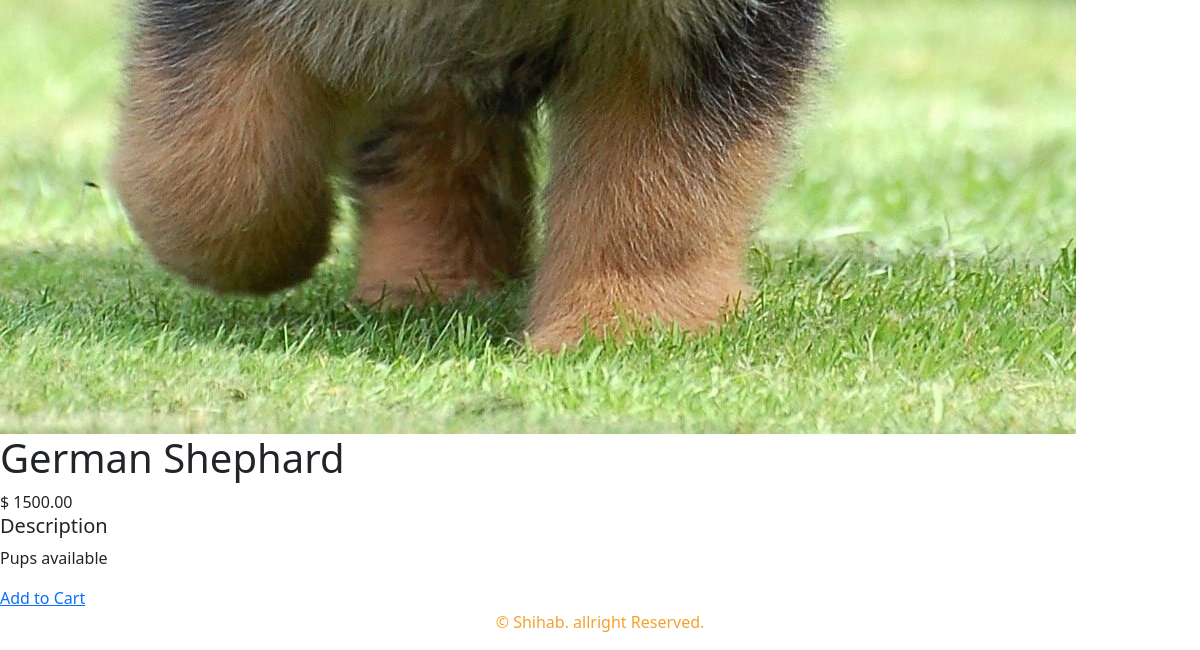
Before: /dogs/german-shephard/ (lower part) with the older database file.
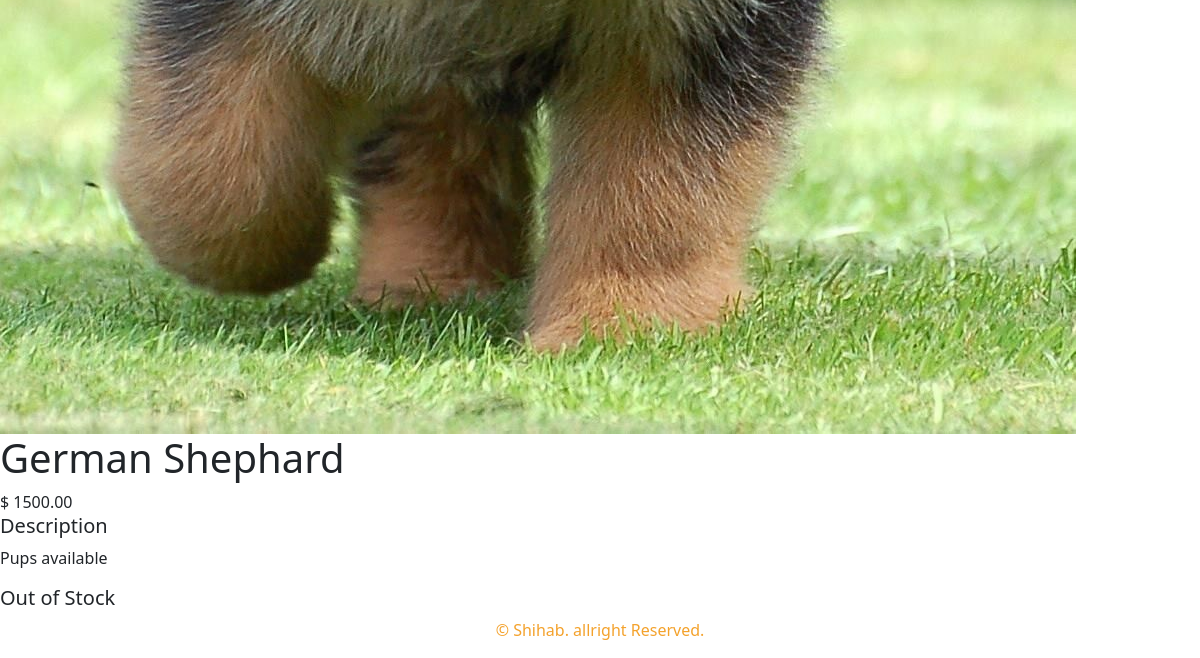
After: the same page with the newer database file.
### ecom/views.py (the view)
# urls.py: path('<slug:c_slug>/<slug:product_slug>/', views.proDetail, name='ProCatDetail'),
def proDetail(request, c_slug, product_slug):
    try:
        product = Product.objects.get(category__slug=c_slug, slug=product_slug)
    except Exception as e:
        raise e
    return render(request, 'product.html',{'product':product})

### ecom/context_processors.py (called while the page is built)
def menu_links(request):
    links = Category.objects.all()
    return dict(links=links)

### ecom/models.py (called while the page is built)
    def get_url(self):
        return reverse('ecom:ProByCat', args=[self.slug])

### Templates/product.html (shortened to what this page needs)
{% extends 'base.html' %}
{% load static %}
{% block content %}
<div>
    <div>
        <img alt="{{product.name}}" src="{{product.img.url}}">
    </div>
</div>
<div>
    <div>
        <h1>{{product.name}}</h1>
        </h3>$ {{product.price}}</h3>
        <h5>Description</h5>
        <p>{{product.desc}}</p>
        {% if product.stock <= 0 %}
        <h5>Out of Stock</h5>
        {% else %}
        <a href="">Add to Cart</a>
        {% endif %}
    </div>
</div>
{% endblock %}

Changed rows visible on the page:
changed Product "German Shephard": stock 3 → 0 (drawn)
Other visible differences:
text no longer shown: "Add to Cart"
text now shown: "Out of Stock"
